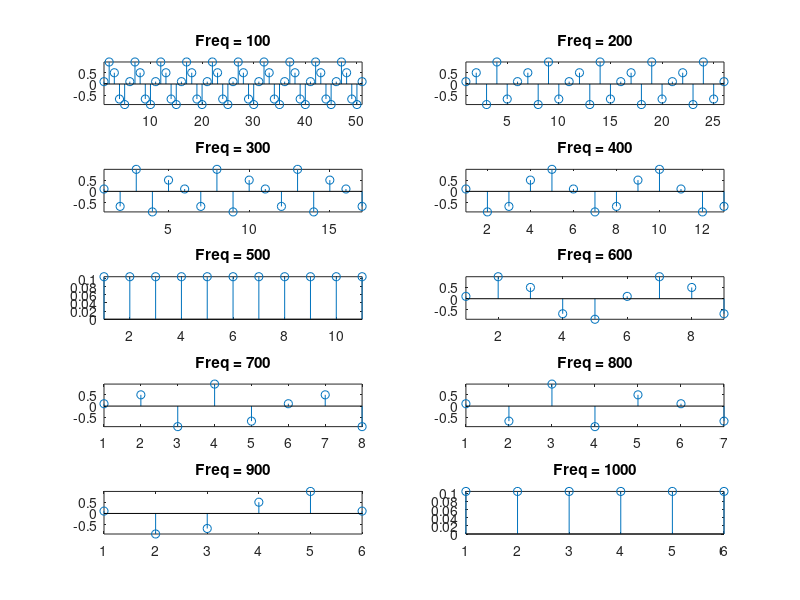
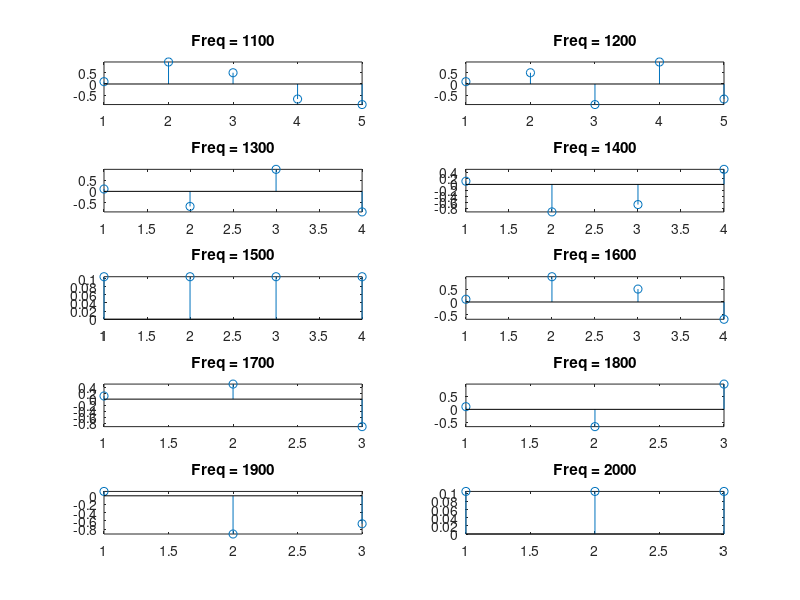

MATLAB code to generate these figures, in order:
clc
clear all
close all

%% declare necessary variables here
f = 100:100:2000;
fs = 500;
T = 1./f;
Ts = 1/fs;
periodToObserve = 10;

%% do the main job here
len = length(f);

for i = 1:len
    t = 0:Ts:periodToObserve*T(i);
    x = sin(2*pi*f(i)*t + pi/30);
    
    if i == 11
        figure
    end
    
    j = mod(i,10);
    
    if j == 0
        j = 10;
    end
    
    subplot(5,2,j)
    stem(x)
    lgnd = sprintf('Freq = %d', f(i));
    axis tight
    title(lgnd)
    
end